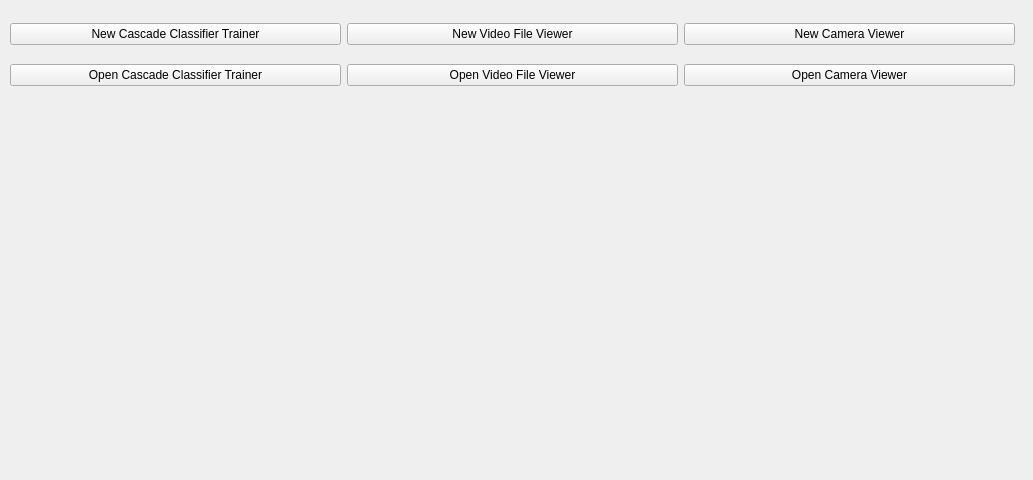
<?xml version="1.0" encoding="UTF-8"?>
<ui version="4.0">
 <class>LauncherPanel</class>
 <widget class="QWidget" name="LauncherPanel">
  <property name="geometry">
   <rect>
    <x>0</x>
    <y>0</y>
    <width>1033</width>
    <height>480</height>
   </rect>
  </property>
  <property name="sizePolicy">
   <sizepolicy hsizetype="Maximum" vsizetype="Maximum">
    <horstretch>0</horstretch>
    <verstretch>0</verstretch>
   </sizepolicy>
  </property>
  <property name="windowTitle">
   <string>Launcher</string>
  </property>
  <widget class="QWidget" name="gridLayoutWidget">
   <property name="geometry">
    <rect>
     <x>10</x>
     <y>10</y>
     <width>1005</width>
     <height>91</height>
    </rect>
   </property>
   <layout class="QGridLayout" name="mainLayout">
    <item row="0" column="1">
     <widget class="QPushButton" name="videoFileViewerBtn">
      <property name="text">
       <string>New Video File Viewer</string>
      </property>
      <property name="icon">
       <iconset resource="../image_assets.qrc">
        <normaloff>:/assets/img/tv.png</normaloff>:/assets/img/tv.png</iconset>
      </property>
      <property name="iconSize">
       <size>
        <width>16</width>
        <height>16</height>
       </size>
      </property>
     </widget>
    </item>
    <item row="0" column="2">
     <widget class="QPushButton" name="cameraViewerBtn">
      <property name="text">
       <string>New Camera Viewer</string>
      </property>
      <property name="icon">
       <iconset resource="../image_assets.qrc">
        <normaloff>:/assets/img/camera.png</normaloff>:/assets/img/camera.png</iconset>
      </property>
      <property name="iconSize">
       <size>
        <width>16</width>
        <height>16</height>
       </size>
      </property>
     </widget>
    </item>
    <item row="0" column="0">
     <widget class="QPushButton" name="cascadeClassifierTrainerBtn">
      <property name="text">
       <string>New Cascade Classifier Trainer</string>
      </property>
      <property name="icon">
       <iconset resource="../image_assets.qrc">
        <normaloff>:/assets/img/trainer.png</normaloff>:/assets/img/trainer.png</iconset>
      </property>
      <property name="iconSize">
       <size>
        <width>16</width>
        <height>16</height>
       </size>
      </property>
      <property name="autoRepeat">
       <bool>false</bool>
      </property>
      <property name="autoDefault">
       <bool>false</bool>
      </property>
      <property name="default">
       <bool>false</bool>
      </property>
      <property name="flat">
       <bool>false</bool>
      </property>
     </widget>
    </item>
    <item row="1" column="0">
     <widget class="QPushButton" name="cascadeClassifierTrainerBtn_2">
      <property name="text">
       <string>Open Cascade Classifier Trainer</string>
      </property>
      <property name="icon">
       <iconset resource="../image_assets.qrc">
        <normaloff>:/assets/img/trainer.png</normaloff>:/assets/img/trainer.png</iconset>
      </property>
      <property name="iconSize">
       <size>
        <width>16</width>
        <height>16</height>
       </size>
      </property>
      <property name="autoRepeat">
       <bool>false</bool>
      </property>
      <property name="autoDefault">
       <bool>false</bool>
      </property>
      <property name="default">
       <bool>false</bool>
      </property>
      <property name="flat">
       <bool>false</bool>
      </property>
     </widget>
    </item>
    <item row="1" column="1">
     <widget class="QPushButton" name="videoFileViewerBtn_2">
      <property name="text">
       <string>Open Video File Viewer</string>
      </property>
      <property name="icon">
       <iconset resource="../image_assets.qrc">
        <normaloff>:/assets/img/tv.png</normaloff>:/assets/img/tv.png</iconset>
      </property>
      <property name="iconSize">
       <size>
        <width>16</width>
        <height>16</height>
       </size>
      </property>
     </widget>
    </item>
    <item row="1" column="2">
     <widget class="QPushButton" name="cameraViewerBtn_2">
      <property name="text">
       <string>Open Camera Viewer</string>
      </property>
      <property name="icon">
       <iconset resource="../image_assets.qrc">
        <normaloff>:/assets/img/camera.png</normaloff>:/assets/img/camera.png</iconset>
      </property>
      <property name="iconSize">
       <size>
        <width>16</width>
        <height>16</height>
       </size>
      </property>
     </widget>
    </item>
   </layout>
  </widget>
 </widget>
 <resources>
  <include location="../image_assets.qrc"/>
 </resources>
 <connections/>
</ui>
